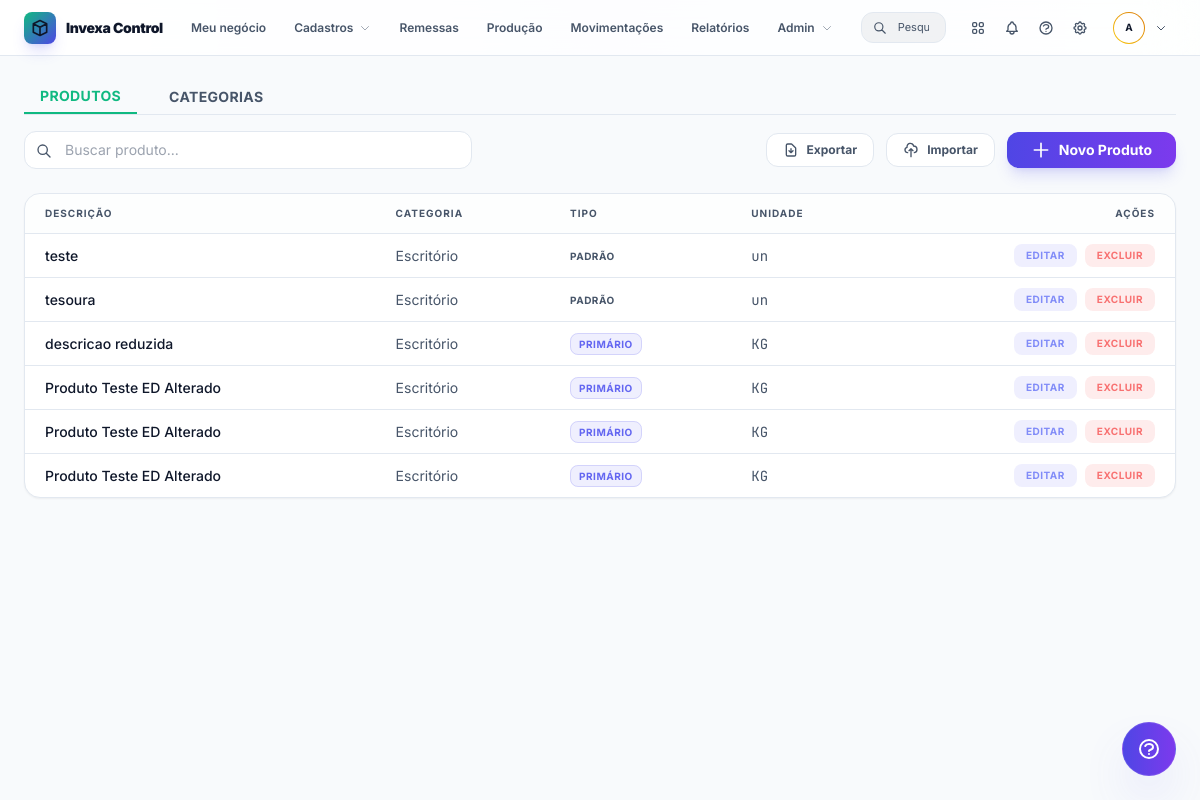
/inventory/ (signed in), run on an earlier commit of the app's database.
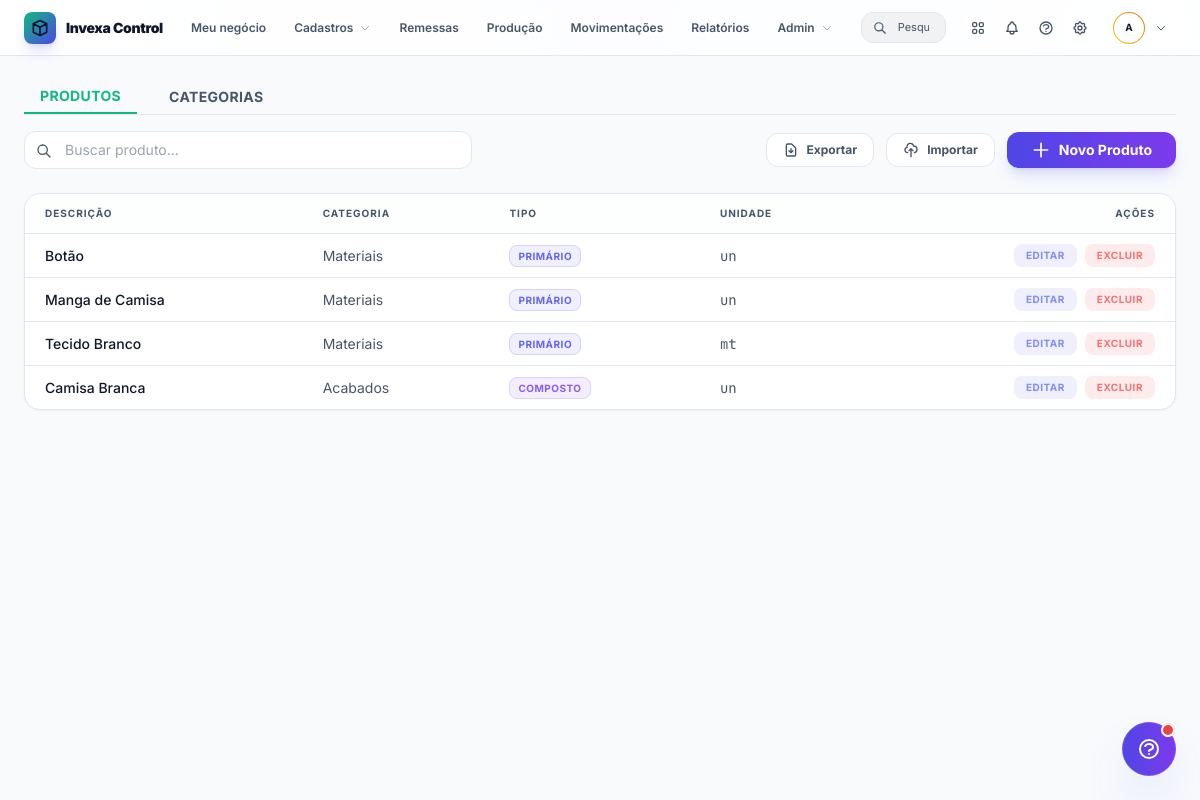
And on a later commit of the database.
### app/models/inventory.py (models this page shows)
class Product(Base):
    __tablename__ = "products"
    id = Column(Integer, primary_key=True, index=True)
    sku = Column(String, index=True, nullable=True)
    name = Column(String, index=True) # Descrição Reduzida
    description = Column(String) # Descrição Completa
    unit = Column(String, default="un") # Und, Metro, KG, etc
    current_stock = Column(Float, default=0.0)
    unit_cost = Column(Float, default=0.0) # Custo unitário de compra/produção
    markup_percentage = Column(Float, default=0.0) # Porcentagem de lucro sobre o custo
    is_composite = Column(Boolean, default=False)
    is_primary = Column(Boolean, default=False)
    category_id = Column(Integer, ForeignKey("categories.id"))
    company_id = Column(Integer, ForeignKey("companies.id"))
    company = relationship("Company", back_populates="products")
    category = relationship("Category", back_populates="products")
    movements = relationship("Movement", back_populates="product")
    composition = relationship(
        "ProductComposition",
        foreign_keys="ProductComposition.composite_id",
        backref="composite_product",
        cascade="all, delete-orphan"
    )
    __table_args__ = (UniqueConstraint('sku', 'company_id', name='uix_product_sku_company'),)

class Category(Base):
    __tablename__ = "categories"
    id = Column(Integer, primary_key=True, index=True)
    name = Column(String, index=True)
    company_id = Column(Integer, ForeignKey("companies.id"))
    company = relationship("Company", back_populates="categories")
    products = relationship("Product", back_populates="category")
    __table_args__ = (UniqueConstraint('name', 'company_id', name='uix_category_name_company'),)

### app/api/routers/inventory.py (the view)
@router.get("")
@router.get("/")
async def inventory_view(request: Request, user: User = Depends(login_required), db: Session = Depends(get_db)):
    products = db.query(Product).filter(Product.company_id == user.company_id).all()
    categories = db.query(Category).filter(Category.company_id == user.company_id).all()
    return templates.TemplateResponse("inventory.html", {
        "request": request,
        "user": user,
        "products": products,
        "categories": categories
    })

### app/templates/inventory.html (shortened to what the changed rows need)
{% extends "base.html" %}
{% block content %}
<div class="flex flex-col gap-4" x-data="{
    activeTab: new URLSearchParams(window.location.search).get('tab') || 'products',
    error: new URLSearchParams(window.location.search).get('error')
}">
    <div x-show="activeTab === 'products'" class="flex flex-col gap-6"
        x-transition:enter="transition ease-out duration-300" x-transition:enter-start="opacity-0 translate-y-2"
        x-transition:enter-end="opacity-100 translate-y-0">
        <div class="bg-surface border border-border rounded-2xl overflow-hidden shadow-sm">
            <div class="overflow-x-auto">
                <table class="w-full text-left border-collapse">
                    <thead>
                        <tr class="bg-darker/30 border-b border-border">
                            <th class="px-5 py-3 text-[10px] font-bold text-muted uppercase tracking-widest">
                                Descrição
                            </th>
                            <th class="px-5 py-3 text-[10px] font-bold text-muted uppercase tracking-widest">
                                Categoria
                            </th>
                            <th class="px-5 py-3 text-[10px] font-bold text-muted uppercase tracking-widest">
                                Tipo
                            </th>
                            <th class="px-5 py-3 text-[10px] font-bold text-muted uppercase tracking-widest">
                                Unidade</th>
                            <th class="px-5 py-3 text-[10px] font-bold text-muted uppercase tracking-widest text-right">
                                Ações</th>
                        </tr>
                    </thead>
                    <tbody class="divide-y divide-border">
                        {% for product in products %}
                        <tr class="hover:bg-primary/5 transition-colors group">
                            <td
                                class="px-5 py-2.5 text-sm font-medium text-main group-hover:text-primary transition-colors">
                                {{ product.name }}</td>
                            <td class="px-5 py-2.5 text-sm text-muted">{{ product.category.name if product.category
                                else
                                '-' }}</td>
                            <td class="px-5 py-2.5 text-sm">
                                {% if product.is_composite %}
                                <span
                                    class="px-2 py-1 rounded-lg bg-violet-500/10 text-violet-500 font-bold border border-violet-500/20 text-[10px] uppercase tracking-wider">COMPOSTO</span>
                                {% elif product.is_primary %}
                                <span
                                    class="px-2 py-1 rounded-lg bg-indigo-500/10 text-indigo-500 font-bold border border-indigo-500/20 text-[10px] uppercase tracking-wider">PRIMÁRIO</span>
                                {% else %}
                                <span class="text-muted text-[10px] font-bold uppercase tracking-wider">PADRÃO</span>
                                {% endif %}
                            </td>
                            <td class="px-5 py-2.5 text-sm font-mono text-muted">
                                {{ product.unit }}
                            </td>
                            <td class="px-5 py-2.5 text-right">
                                <div class="flex items-center justify-end gap-2">
                                    <button onclick="openEditModal('{{ product.id }}')"
                                        class="text-indigo-400 hover:text-indigo-300 text-[10px] font-bold transition-colors uppercase tracking-wider bg-indigo-500/10 hover:bg-indigo-500/20 px-3 py-1 rounded-lg">Editar</button>
                                    <button onclick="deleteProduct('{{ product.id }}', '{{ product.name }}')"
                                        class="text-red-400 hover:text-red-300 text-[10px] font-bold transition-colors uppercase tracking-wider bg-red-500/10 hover:bg-red-500/20 px-3 py-1 rounded-lg">Excluir</button>
                                </div>
                            </td>
                        </tr>
                        {% else %}
                        <tr>
                            <td colspan="6" class="px-6 py-12 text-center text-muted text-sm italic">Nenhum produto
                                cadastrado.</td>
                        </tr>
                        {% endfor %}
                    </tbody>
                </table>
            </div>
        </div>
    </div>
</div>
{% endblock %}

### app/templates/base.html (shortened to what the changed rows need)
<!DOCTYPE html>
<html lang="pt-BR">
<head>
    <script src="https://cdn.tailwindcss.com"></script>
    <link rel="stylesheet" href="{{ url_for('static', path='css/style.css') }}">
</head>
<body
    class="bg-dark text-main font-sans antialiased h-screen flex flex-col overflow-hidden selection:bg-indigo-500/30 selection:text-indigo-200 transition-colors duration-300">
    <main class="flex-1 flex flex-col min-h-0 relative w-full bg-dark">
        <div class="flex-1 overflow-y-auto p-4 md:p-6 custom-scrollbar">
            {% block content %}{% endblock %}
        </div>
    </main>
    <div x-data="{
        helpOpen: false,
        hasUpdate: false,
        content: '<div class=\'flex justify-center py-8\'><svg class=\'animate-spin h-6 w-6 text-indigo-500\' xmlns=\'http://www.w3.org/2000/svg\' fill=\'none\' viewBox=\'0 0 24 24\'><circle class=\'opacity-25\' cx=\'12\' cy=\'12\' r=\'10\' stroke=\'currentColor\' stroke-width=\'4\'></circle><path class=\'opacity-75\' fill=\'currentColor\' d=\'M4 12a8 8 0 018-8V0C5.373 0 0 5.373 0 12h4zm2 5.291A7.962 7.962 0 014 12H0c0 3.042 1.135 5.824 3 7.938l3-2.647z\'></path></svg></div>',
        init() {
            fetch('/api/guide/status')
                .then(r => r.json())
                .then(data => {
                    this.hasUpdate = data.has_update;
                });
        },
        openHelp() {
            this.helpOpen = !this.helpOpen;
            if (this.helpOpen) {
                fetch('/api/guide/content')
                    .then(r => r.json())
                    .then(data => {
                        this.content = data.content || 'Guia Vazio';
                    });
                if (this.hasUpdate) {
                    fetch('/api/guide/mark_read', { method: 'POST' });
                    this.hasUpdate = false;
                }
            }
        }
    }" class="fixed bottom-6 right-6 z-[9999] flex flex-col items-end">
        <button @click="openHelp()"
            class="relative bg-gradient-to-r from-indigo-600 to-violet-600 hover:from-indigo-500 hover:to-violet-500 text-white p-3.5 rounded-full shadow-2xl hover:scale-110 active:scale-95 transition-all duration-300 pointer-events-auto shadow-indigo-500/30 border border-white/10"
            title="Guia Rápido">
            <span x-show="hasUpdate" style="display: none;" class="absolute top-0 right-0 flex h-3.5 w-3.5">
                <span class="relative inline-flex rounded-full h-3.5 w-3.5 bg-red-500 border-2 border-surface"></span>
            </span>
        </button>
    </div>
</body>
</html>

What changed in the data, as far as the page shows it:
removed Product: name "descricao reduzida", category "Escritório", is_composite "PRIMÁRIO", unit "KG"
removed Product: name "Produto Teste ED Alterado", category "Escritório", is_composite "PRIMÁRIO", unit "KG"
removed Product: name "Produto Teste ED Alterado", category "Escritório", is_composite "PRIMÁRIO", unit "KG"
removed Product: name "Produto Teste ED Alterado", category "Escritório", is_composite "PRIMÁRIO", unit "KG"
changed Product: name "teste" → "Botão"; category "Escritório" → "Materiais"; is_primary "PADRÃO" → "PRIMÁRIO"
changed Product: name "tesoura" → "Manga de Camisa"; category "Escritório" → "Materiais"; is_primary "PADRÃO" → "PRIMÁRIO"
added Product: name "Tecido Branco", category "Materiais", is_composite "PRIMÁRIO", unit "mt"
added Product: name "Camisa Branca", category "Acabados", is_composite "COMPOSTO", unit "un"
